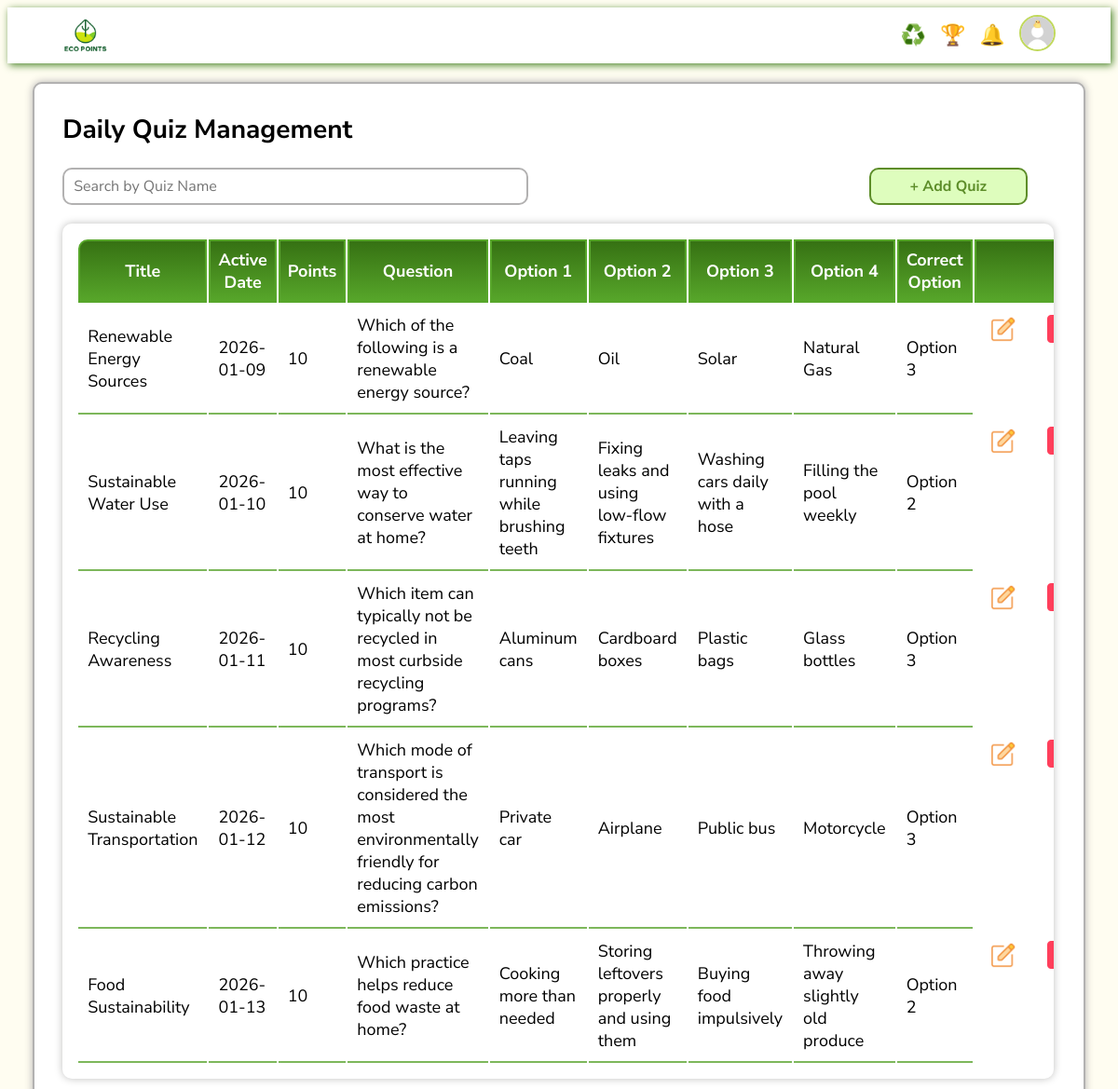
The page /admin/quizManagement.php (signed in) on the database its author committed.
### tables this page shows
CREATE TABLE IF NOT EXISTS `quiz` (
  `quiz_id` varchar(10) NOT NULL,
  `title` varchar(255) NOT NULL,
  `date_active` date NOT NULL,
  `points` int NOT NULL,
  `question_text` text NOT NULL,
  `option1` varchar(255) NOT NULL,
  `option2` varchar(255) NOT NULL,
  `option3` varchar(255) NOT NULL,
  `option4` varchar(255) NOT NULL,
  `correct_option` varchar(255) NOT NULL,
  `is_deleted` tinyint(1) NOT NULL,
  PRIMARY KEY (`quiz_id`),
  UNIQUE KEY `quiz_id` (`quiz_id`)
);

### admin/quizManagement.php (the view, shortened to what this page needs)
<?php
    require_once "../conn.php";
?>
<!DOCTYPE html>
<html lang="en">
<head>
    <link href="../commonStyle.css" rel="stylesheet">
</head>
<body>
    <?php include "adminTaskbar.php"; ?>
    <div class="wrapper">
        <label id="quiz_management">Daily Quiz Management</label>
        <br>
        <div class="quiz-top">
            <input type="search" id="search_bar" placeholder="Search by Quiz Name">
            <button id="add_quiz_btn">+ Add Quiz</button>
        </div>
        <div class="table-wrapper">
            <table id="quiz_table">
                <thead>
                    <tr>
                        <th>Title</th>
                        <th>Active Date</th>
                        <th>Points</th>
                        <th>Question</th>
                        <th>Option 1</th>
                        <th>Option 2</th>
                        <th>Option 3</th>
                        <th>Option 4</th>
                        <th>Correct Option</th>
                        <th></th>
                    </tr>
                </thead>
                <tbody>
                    <?php
                        $sql = "SELECT * FROM quiz WHERE is_deleted = 0";
                        $result = mysqli_query($con, $sql);
                        if(mysqli_num_rows($result) === 0){
                            echo "<tr>
                                    <td colspan='10'>No quizzes found.</td>
                                </tr>";
                        }
                        else{
                            while($row = mysqli_fetch_assoc($result)){
                                $quiz_id = $row["quiz_id"];
                                $title = $row["title"];
                                $active_date = $row["date_active"];
                                $points = $row["points"];
                                $question = $row["question_text"];
                                $option1 = $row["option1"];
                                $option2 = $row["option2"];
                                $option3 = $row["option3"];
                                $option4 = $row["option4"];
                                $correct_option = $row["correct_option"];
                                echo "<tr data-id='$quiz_id'>
                                        <td>$title</td>
                                        <td>$active_date</td>
                                        <td>$points</td>
                                        <td>$question</td>
                                        <td>$option1</td>
                                        <td>$option2</td>
                                        <td>$option3</td>
                                        <td>$option4</td>
                                        <td>$correct_option</td>
                                        <td class='buttons'>
                                            <button class='edit_btn'>
                                                <img src='../images/editRemoveIcons/edit.png' alt='edit'>
                                            </button>
                                            <button class='remove_btn'>
                                                <img src='../images/editRemoveIcons/delete.png' alt='remove'>
                                            </button>
                                        </td>
                                    </tr>";
                            }
                        }
                    ?>
                </tbody>
            </table>
        </div>
    </div>
</body>
</html>

### commonStyle.css (style rules this page uses)
body { font-family: "Nunito Sans", sans-serif; background-color: #FFFDF1 ; }

### admin/quizManagement.php (style rules this page uses)
.wrapper { width: 90%; display: flex; flex-direction: column; margin: auto; margin-top: 20px; padding: 30px; background: white; border: 2px solid #b2b1b1ff; box-shadow: 0 0 8px #b2b1b1ff; border-radius: 10px; }
#quiz_management { font-size: 28px; font-weight: bold; }
.quiz-top { width: 100%; display: flex; gap: 20px; }
.quiz-top input { width: 500px; height: 40px; font-size: 16px; font-family: "Nunito Sans", sans-serif; padding: 10px; border-radius: 10px; border: 2px solid #b2b1b1ff; }
.quiz-top button { margin-left: auto; margin-right: 30px; width: 170px; height: 40px; font-size: 16px; font-family: "Nunito Sans", sans-serif; font-weight: bold; color: #5d8d29ff; border-radius: 10px; border: 2px solid #5d8d29ff; background: #defdbdff; cursor: pointer; }
.table-wrapper { width: 97%; padding: 15px; margin-top: 20px; border-radius: 10px; box-shadow: 0 0 8px #bfbfbeff; overflow-x: auto; }
#quiz_table { width: 100%; }
thead th { border: 2px solid #57a62aff; font-size: 18px; color: white; padding: 8px; background: linear-gradient(to bottom, #367113ff, #57a62aff); }
thead th:first-child { border-top-left-radius: 10px; }
thead th:last-child { border-top-right-radius: 10px; }
tbody tr { background: white; transition: 0.3s ease; }
tbody td { border-bottom: 2px solid #7db75bff; padding: 10px; font-size: 18px; height: 100%; }
tbody td:last-child { border-bottom: none; }
tbody td img { width: 30px; height: auto; }
tbody td button { border: none; background: white; cursor: pointer; transition: 0.3s ease; height: auto; }
.buttons { display: flex; gap: 20px; align-items: stretch; justify-content: center; height: auto; }

### rows shown on the page
quiz: title "Renewable Energy Sources", date_active "2026-01-09", points "10", question_text "Which of the following is a renewable energy source?", option1 "Coal", option2 "Oil", option3 "Solar", option4 "Natural Gas", correct_option "Option 3"
quiz: title "Sustainable Water Use", date_active "2026-01-10", points "10", question_text "What is the most effective way to conserve water at home?", option1 "Leaving taps running while brushing teeth", option2 "Fixing leaks and using low-flow fixtures", option3 "Washing cars daily with a hose", option4 "Filling the pool weekly", correct_option "Option 2"
quiz: title "Recycling Awareness", date_active "2026-01-11", points "10", question_text "Which item can typically not be recycled in most curbside recycling programs?", option1 "Aluminum cans", option2 "Cardboard boxes", option3 "Plastic bags", option4 "Glass bottles", correct_option "Option 3"
quiz: title "Sustainable Transportation", date_active "2026-01-12", points "10", question_text "Which mode of transport is considered the most environmentally friendly for reducing carbon emissions?", option1 "Private car", option2 "Airplane", option3 "Public bus", option4 "Motorcycle", correct_option "Option 3"
quiz: title "Food Sustainability", date_active "2026-01-13", points "10", question_text "Which practice helps reduce food waste at home?", option1 "Cooking more than needed", option2 "Storing leftovers properly and using them", option3 "Buying food impulsively", option4 "Throwing away slightly old produce", correct_option "Option 2"
